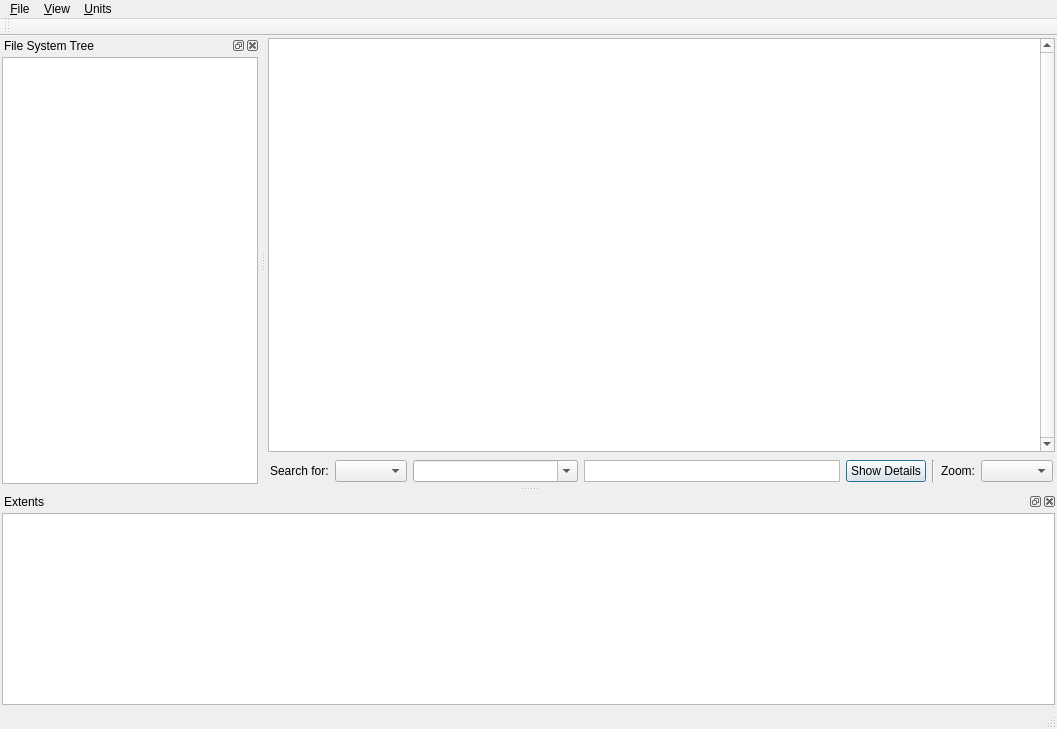
<?xml version="1.0" encoding="UTF-8"?>
<ui version="4.0">
 <class>window</class>
 <widget class="QMainWindow" name="window">
  <property name="geometry">
   <rect>
    <x>0</x>
    <y>0</y>
    <width>1057</width>
    <height>729</height>
   </rect>
  </property>
  <property name="sizePolicy">
   <sizepolicy hsizetype="MinimumExpanding" vsizetype="MinimumExpanding">
    <horstretch>0</horstretch>
    <verstretch>0</verstretch>
   </sizepolicy>
  </property>
  <property name="windowTitle">
   <string>QFileMapper</string>
  </property>
  <property name="windowIcon">
   <iconset>
    <normaloff>filemapper.png</normaloff>filemapper.png</iconset>
  </property>
  <widget class="QWidget" name="centralWidget">
   <layout class="QVBoxLayout" name="verticalLayout">
    <property name="leftMargin">
     <number>2</number>
    </property>
    <property name="topMargin">
     <number>2</number>
    </property>
    <property name="rightMargin">
     <number>2</number>
    </property>
    <property name="bottomMargin">
     <number>2</number>
    </property>
    <item>
     <widget class="QTextEdit" name="overview_text">
      <property name="enabled">
       <bool>true</bool>
      </property>
      <property name="sizePolicy">
       <sizepolicy hsizetype="MinimumExpanding" vsizetype="MinimumExpanding">
        <horstretch>0</horstretch>
        <verstretch>0</verstretch>
       </sizepolicy>
      </property>
      <property name="font">
       <font>
        <family>Source Code Pro,monospace</family>
        <pointsize>9</pointsize>
       </font>
      </property>
      <property name="acceptDrops">
       <bool>false</bool>
      </property>
      <property name="verticalScrollBarPolicy">
       <enum>Qt::ScrollBarAlwaysOn</enum>
      </property>
      <property name="horizontalScrollBarPolicy">
       <enum>Qt::ScrollBarAlwaysOff</enum>
      </property>
      <property name="lineWrapMode">
       <enum>QTextEdit::FixedColumnWidth</enum>
      </property>
      <property name="readOnly">
       <bool>true</bool>
      </property>
     </widget>
    </item>
    <item>
     <widget class="QFrame" name="query_frame">
      <property name="frameShape">
       <enum>QFrame::NoFrame</enum>
      </property>
      <property name="frameShadow">
       <enum>QFrame::Plain</enum>
      </property>
      <layout class="QHBoxLayout" name="horizontalLayout">
       <property name="leftMargin">
        <number>2</number>
       </property>
       <property name="topMargin">
        <number>2</number>
       </property>
       <property name="rightMargin">
        <number>2</number>
       </property>
       <property name="bottomMargin">
        <number>2</number>
       </property>
       <item>
        <widget class="QLabel" name="label">
         <property name="text">
          <string>Search for:</string>
         </property>
        </widget>
       </item>
       <item>
        <widget class="QComboBox" name="querytype_combo">
         <property name="editable">
          <bool>false</bool>
         </property>
        </widget>
       </item>
       <item>
        <widget class="QComboBox" name="query_text">
         <property name="sizePolicy">
          <sizepolicy hsizetype="Expanding" vsizetype="Fixed">
           <horstretch>0</horstretch>
           <verstretch>0</verstretch>
          </sizepolicy>
         </property>
         <property name="editable">
          <bool>true</bool>
         </property>
         <property name="insertPolicy">
          <enum>QComboBox::NoInsert</enum>
         </property>
        </widget>
       </item>
       <item>
        <widget class="QListView" name="query_checklist">
         <property name="sizePolicy">
          <sizepolicy hsizetype="Expanding" vsizetype="Minimum">
           <horstretch>0</horstretch>
           <verstretch>0</verstretch>
          </sizepolicy>
         </property>
         <property name="minimumSize">
          <size>
           <width>0</width>
           <height>1</height>
          </size>
         </property>
         <property name="verticalScrollBarPolicy">
          <enum>Qt::ScrollBarAlwaysOff</enum>
         </property>
         <property name="horizontalScrollBarPolicy">
          <enum>Qt::ScrollBarAlwaysOff</enum>
         </property>
         <property name="dragDropMode">
          <enum>QAbstractItemView::NoDragDrop</enum>
         </property>
         <property name="movement">
          <enum>QListView::Static</enum>
         </property>
         <property name="flow">
          <enum>QListView::LeftToRight</enum>
         </property>
         <property name="isWrapping" stdset="0">
          <bool>false</bool>
         </property>
         <property name="viewMode">
          <enum>QListView::IconMode</enum>
         </property>
         <property name="selectionRectVisible">
          <bool>false</bool>
         </property>
        </widget>
       </item>
       <item>
        <widget class="QPushButton" name="query_btn">
         <property name="text">
          <string>Show Details</string>
         </property>
         <property name="shortcut">
          <string>Alt+S</string>
         </property>
         <property name="default">
          <bool>true</bool>
         </property>
        </widget>
       </item>
       <item>
        <widget class="Line" name="line">
         <property name="orientation">
          <enum>Qt::Vertical</enum>
         </property>
        </widget>
       </item>
       <item>
        <widget class="QLabel" name="label_2">
         <property name="text">
          <string>Zoom:</string>
         </property>
        </widget>
       </item>
       <item>
        <widget class="QComboBox" name="zoom_combo"/>
       </item>
      </layout>
     </widget>
    </item>
   </layout>
  </widget>
  <widget class="QStatusBar" name="status_bar"/>
  <widget class="QDockWidget" name="fs_tree_dock">
   <property name="accessibleName">
    <string/>
   </property>
   <property name="windowTitle">
    <string>File System Tree</string>
   </property>
   <attribute name="dockWidgetArea">
    <number>1</number>
   </attribute>
   <widget class="QWidget" name="dockWidgetContents_3">
    <layout class="QGridLayout" name="gridLayout_2">
     <property name="leftMargin">
      <number>2</number>
     </property>
     <property name="topMargin">
      <number>2</number>
     </property>
     <property name="rightMargin">
      <number>2</number>
     </property>
     <property name="bottomMargin">
      <number>2</number>
     </property>
     <item row="0" column="1">
      <widget class="QTreeView" name="fs_tree">
       <property name="selectionMode">
        <enum>QAbstractItemView::ExtendedSelection</enum>
       </property>
       <property name="uniformRowHeights">
        <bool>true</bool>
       </property>
       <attribute name="headerVisible">
        <bool>false</bool>
       </attribute>
      </widget>
     </item>
    </layout>
   </widget>
  </widget>
  <widget class="QDockWidget" name="extent_dock">
   <property name="windowTitle">
    <string>Extents</string>
   </property>
   <attribute name="dockWidgetArea">
    <number>8</number>
   </attribute>
   <widget class="QWidget" name="dockWidgetContents_4">
    <layout class="QGridLayout" name="gridLayout_3">
     <property name="leftMargin">
      <number>2</number>
     </property>
     <property name="topMargin">
      <number>2</number>
     </property>
     <property name="rightMargin">
      <number>2</number>
     </property>
     <property name="bottomMargin">
      <number>2</number>
     </property>
     <item row="0" column="0">
      <widget class="QTreeView" name="extent_table">
       <property name="editTriggers">
        <set>QAbstractItemView::NoEditTriggers</set>
       </property>
       <property name="showDropIndicator" stdset="0">
        <bool>false</bool>
       </property>
       <property name="alternatingRowColors">
        <bool>true</bool>
       </property>
       <property name="selectionMode">
        <enum>QAbstractItemView::ExtendedSelection</enum>
       </property>
       <property name="indentation">
        <number>0</number>
       </property>
       <property name="uniformRowHeights">
        <bool>true</bool>
       </property>
       <property name="sortingEnabled">
        <bool>true</bool>
       </property>
      </widget>
     </item>
    </layout>
   </widget>
  </widget>
  <widget class="QMenuBar" name="menuBar">
   <property name="geometry">
    <rect>
     <x>0</x>
     <y>0</y>
     <width>1057</width>
     <height>23</height>
    </rect>
   </property>
   <widget class="QMenu" name="menuFile">
    <property name="title">
     <string>&amp;File</string>
    </property>
    <addaction name="actionExportExtents"/>
    <addaction name="separator"/>
    <addaction name="actionQuit"/>
   </widget>
   <widget class="QMenu" name="menuView">
    <property name="title">
     <string>&amp;View</string>
    </property>
    <addaction name="actionFileSystem_Tree"/>
    <addaction name="actionExtent_List"/>
    <addaction name="separator"/>
    <addaction name="actionToolbar"/>
    <addaction name="separator"/>
    <addaction name="actionChangeFont"/>
   </widget>
   <widget class="QMenu" name="menuUnits">
    <property name="title">
     <string>&amp;Units</string>
    </property>
    <addaction name="actionAuto"/>
    <addaction name="actionBytes"/>
    <addaction name="actionSectors"/>
    <addaction name="actionBlocks"/>
    <addaction name="actionKiB"/>
    <addaction name="actionMiB"/>
    <addaction name="actionGiB"/>
    <addaction name="actionTiB"/>
   </widget>
   <addaction name="menuFile"/>
   <addaction name="menuView"/>
   <addaction name="menuUnits"/>
  </widget>
  <widget class="QToolBar" name="toolBar">
   <property name="windowTitle">
    <string>Query Tools</string>
   </property>
   <attribute name="toolBarArea">
    <enum>TopToolBarArea</enum>
   </attribute>
   <attribute name="toolBarBreak">
    <bool>false</bool>
   </attribute>
  </widget>
  <action name="actionQuit">
   <property name="text">
    <string>&amp;Quit</string>
   </property>
   <property name="statusTip">
    <string>Quit this program.</string>
   </property>
   <property name="shortcut">
    <string>Ctrl+Q</string>
   </property>
   <property name="menuRole">
    <enum>QAction::QuitRole</enum>
   </property>
  </action>
  <action name="actionAuto">
   <property name="checkable">
    <bool>true</bool>
   </property>
   <property name="text">
    <string>&amp;Automatic</string>
   </property>
   <property name="statusTip">
    <string>Automatically choose display units.</string>
   </property>
  </action>
  <action name="actionBytes">
   <property name="checkable">
    <bool>true</bool>
   </property>
   <property name="text">
    <string>&amp;Bytes</string>
   </property>
   <property name="statusTip">
    <string>Always display sizes in units of bytes.</string>
   </property>
  </action>
  <action name="actionSectors">
   <property name="checkable">
    <bool>true</bool>
   </property>
   <property name="text">
    <string>&amp;Sectors</string>
   </property>
   <property name="statusTip">
    <string>Always display sizes in units of 512-byte sectors.</string>
   </property>
  </action>
  <action name="actionBlocks">
   <property name="checkable">
    <bool>true</bool>
   </property>
   <property name="text">
    <string>B&amp;locks</string>
   </property>
   <property name="statusTip">
    <string>Always display sizes in units of file system blocks.</string>
   </property>
  </action>
  <action name="actionKiB">
   <property name="checkable">
    <bool>true</bool>
   </property>
   <property name="text">
    <string>&amp;KiB</string>
   </property>
   <property name="statusTip">
    <string>Always display sizes in units of kibibytes (1,024 bytes).</string>
   </property>
  </action>
  <action name="actionMiB">
   <property name="checkable">
    <bool>true</bool>
   </property>
   <property name="text">
    <string>&amp;MiB</string>
   </property>
   <property name="statusTip">
    <string>Always display sizes in units of mebibytes (1,024 kibibytes).</string>
   </property>
  </action>
  <action name="actionGiB">
   <property name="checkable">
    <bool>true</bool>
   </property>
   <property name="text">
    <string>&amp;GiB</string>
   </property>
   <property name="statusTip">
    <string>Always display sizes in units of gibibytes (1,024 mebibytes).</string>
   </property>
  </action>
  <action name="actionTiB">
   <property name="checkable">
    <bool>true</bool>
   </property>
   <property name="text">
    <string>&amp;TiB</string>
   </property>
   <property name="statusTip">
    <string>Always display sizes in units of tebibytes (1,024 gibibytes).</string>
   </property>
  </action>
  <action name="actionFileSystem_Tree">
   <property name="checkable">
    <bool>true</bool>
   </property>
   <property name="checked">
    <bool>true</bool>
   </property>
   <property name="text">
    <string>File System &amp;Tree</string>
   </property>
   <property name="statusTip">
    <string>Show or hide the file system tree.</string>
   </property>
  </action>
  <action name="actionExtent_List">
   <property name="checkable">
    <bool>true</bool>
   </property>
   <property name="checked">
    <bool>true</bool>
   </property>
   <property name="text">
    <string>&amp;Extents</string>
   </property>
   <property name="statusTip">
    <string>Show or hide the list of extents.</string>
   </property>
  </action>
  <action name="actionToolbar">
   <property name="checkable">
    <bool>true</bool>
   </property>
   <property name="checked">
    <bool>true</bool>
   </property>
   <property name="text">
    <string>&amp;Query Tools</string>
   </property>
   <property name="statusTip">
    <string>Show or hide the query tools.</string>
   </property>
  </action>
  <action name="actionChangeFont">
   <property name="text">
    <string>Change Overview &amp;Font...</string>
   </property>
   <property name="statusTip">
    <string>Change the font in the overview.</string>
   </property>
  </action>
  <action name="actionExportExtents">
   <property name="text">
    <string>&amp;Export Extents as CSV...</string>
   </property>
   <property name="statusTip">
    <string>Export the current extent list as CSV.</string>
   </property>
   <property name="shortcut">
    <string>Ctrl+E</string>
   </property>
   <property name="enabled">
    <bool>false</bool>
   </property>
  </action>
 </widget>
 <layoutdefault spacing="6" margin="11"/>
 <resources/>
 <connections>
  <connection>
   <sender>actionQuit</sender>
   <signal>triggered()</signal>
   <receiver>window</receiver>
   <slot>close()</slot>
   <hints>
    <hint type="sourcelabel">
     <x>-1</x>
     <y>-1</y>
    </hint>
    <hint type="destinationlabel">
     <x>514</x>
     <y>364</y>
    </hint>
   </hints>
  </connection>
  <connection>
   <sender>actionFileSystem_Tree</sender>
   <signal>toggled(bool)</signal>
   <receiver>fs_tree_dock</receiver>
   <slot>setVisible(bool)</slot>
   <hints>
    <hint type="sourcelabel">
     <x>-1</x>
     <y>-1</y>
    </hint>
    <hint type="destinationlabel">
     <x>129</x>
     <y>255</y>
    </hint>
   </hints>
  </connection>
  <connection>
   <sender>actionExtent_List</sender>
   <signal>toggled(bool)</signal>
   <receiver>extent_dock</receiver>
   <slot>setVisible(bool)</slot>
   <hints>
    <hint type="sourcelabel">
     <x>-1</x>
     <y>-1</y>
    </hint>
    <hint type="destinationlabel">
     <x>514</x>
     <y>597</y>
    </hint>
   </hints>
  </connection>
  <connection>
   <sender>fs_tree_dock</sender>
   <signal>visibilityChanged(bool)</signal>
   <receiver>actionFileSystem_Tree</receiver>
   <slot>setChecked(bool)</slot>
   <hints>
    <hint type="sourcelabel">
     <x>129</x>
     <y>255</y>
    </hint>
    <hint type="destinationlabel">
     <x>-1</x>
     <y>-1</y>
    </hint>
   </hints>
  </connection>
  <connection>
   <sender>extent_dock</sender>
   <signal>visibilityChanged(bool)</signal>
   <receiver>actionExtent_List</receiver>
   <slot>setChecked(bool)</slot>
   <hints>
    <hint type="sourcelabel">
     <x>514</x>
     <y>597</y>
    </hint>
    <hint type="destinationlabel">
     <x>-1</x>
     <y>-1</y>
    </hint>
   </hints>
  </connection>
  <connection>
   <sender>actionToolbar</sender>
   <signal>toggled(bool)</signal>
   <receiver>toolBar</receiver>
   <slot>setVisible(bool)</slot>
   <hints>
    <hint type="sourcelabel">
     <x>-1</x>
     <y>-1</y>
    </hint>
    <hint type="destinationlabel">
     <x>514</x>
     <y>31</y>
    </hint>
   </hints>
  </connection>
 </connections>
</ui>
